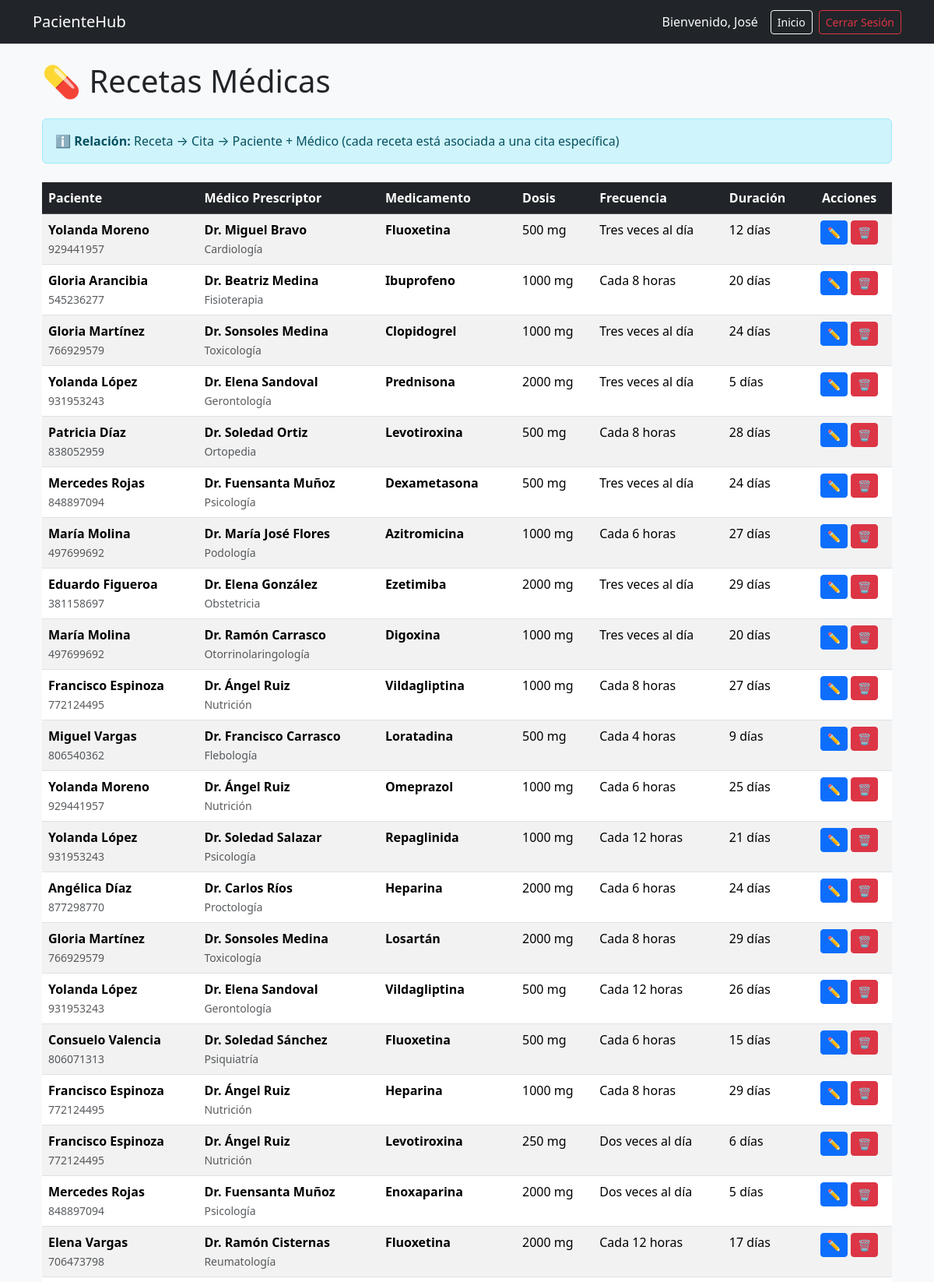
The app's page /receta/listar/ (signed in, upper part) with its own data.
### student/models.py (models this page shows, shortened)
class Paciente(AbstractUser):
    cedula = models.CharField(max_length=10, unique=True)
    telefono = models.CharField(max_length=10)
    fecha_nacimiento = models.DateField()
    direccion = models.TextField()
    email = models.EmailField(unique=True)
    first_name = models.CharField(max_length=150)
    last_name = models.CharField(max_length=150)
    slug = models.SlugField(unique=True, blank=True)

class Receta(models.Model):
    cita = models.ForeignKey(Cita, on_delete=models.CASCADE)
    medicamento = models.CharField(max_length=150)
    dosis = models.CharField(max_length=100)
    frecuencia = models.CharField(max_length=100)
    duracion = models.CharField(max_length=100)
    indicaciones = models.TextField(blank=True, null=True)
    slug = models.SlugField(unique=True, blank=True)

class Cita(models.Model):
    ESTADO_CHOICES = [
        ('pendiente', 'Pendiente'),
        ('confirmada', 'Confirmada'),
        ('realizada', 'Realizada'),
        ('cancelada', 'Cancelada'),
    ]
    paciente = models.ForeignKey(Paciente, on_delete=models.CASCADE)
    medico = models.ForeignKey(Medico, on_delete=models.CASCADE)
    fecha = models.DateTimeField()
    motivo = models.TextField()
    estado = models.CharField(max_length=20, choices=ESTADO_CHOICES, default='pendiente')
    notas = models.TextField(blank=True, null=True)
    slug = models.SlugField(unique=True, blank=True)
    class Meta:
        ordering = ['-fecha']

class Medico(models.Model):
    cedula = models.CharField(max_length=10, unique=True)
    nombre = models.CharField(max_length=100)
    apellido = models.CharField(max_length=100)
    especialidad = models.ForeignKey(Especialidad, on_delete=models.CASCADE)
    email = models.EmailField(unique=True)
    telefono = models.CharField(max_length=10)
    licencia = models.CharField(max_length=20, unique=True)
    slug = models.SlugField(unique=True, blank=True)

class Especialidad(models.Model):
    nombre = models.CharField(max_length=100, unique=True)
    descripcion = models.TextField(blank=True, null=True)
    slug = models.SlugField(unique=True, blank=True)
    class Meta:
        verbose_name_plural = "Especialidades"

### student/views.py (the view)
# urls.py: path("receta/listar/", views.listar_recetas, name="listar_recetas"),
@login_required(login_url='student:login')
def listar_recetas(request):
    recetas = Receta.objects.all()
    return render(request, 'receta/listar.html', {'recetas': recetas})

### student/templates/receta/listar.html (shortened to what this page needs)
{% extends "paciente/base.html" %}
{% block content %}
<div class="container mt-4">
  <h1 class="mb-4">💊 Recetas Médicas</h1>
  <div class="alert alert-info mb-4">
    <strong>ℹ️ Relación:</strong> Receta → Cita → Paciente + Médico (cada receta está asociada a una cita específica)
  </div>
  {% if recetas %}
  <div class="table-responsive">
    <table class="table table-hover table-striped">
      <thead class="table-dark">
        <tr>
          <th>Paciente</th>
          <th>Médico Prescriptor</th>
          <th>Medicamento</th>
          <th>Dosis</th>
          <th>Frecuencia</th>
          <th>Duración</th>
          <th class="text-center">Acciones</th>
        </tr>
      </thead>
      <tbody>
        {% for receta in recetas %}
        <tr>
          <td>
            <strong>{{ receta.cita.paciente.first_name }} {{ receta.cita.paciente.last_name }}</strong>
            <br><small class="text-muted">{{ receta.cita.paciente.cedula }}</small>
          </td>
          <td>
            <strong>Dr. {{ receta.cita.medico.nombre }} {{ receta.cita.medico.apellido }}</strong>
            <br><small class="text-muted">{{ receta.cita.medico.especialidad.nombre }}</small>
          </td>
          <td>
            <strong>{{ receta.medicamento }}</strong>
          </td>
          <td>{{ receta.dosis }}</td>
          <td>{{ receta.frecuencia }}</td>
          <td>{{ receta.duracion }}</td>
          <td class="text-center">
            <a class="btn btn-sm btn-primary" href="{% url 'student:editar_receta' receta.slug %}" title="Editar receta">✏️</a>
            <a class="btn btn-sm btn-danger" onclick="return confirm('¿Estás seguro de que deseas eliminar esta receta de {{ receta.medicamento }}?');" href="{% url 'student:eliminar_receta' receta.slug %}" title="Eliminar receta">🗑️</a>
          </td>
        </tr>
        {% endfor %}
      </tbody>
    </table>
  </div>
  {% else %}
  <div class="alert alert-warning text-center">
    <p>No hay recetas registradas aún. <a href="{% url 'student:crear_receta' %}">Crear una nueva receta</a></p>
  </div>
  {% endif %}
</div>
{% endblock %}

### student/templates/paciente/base.html (shortened to what this page needs)
<!doctype html>
<html lang="es">
<head>
  <link href="https://cdn.jsdelivr.net/npm/bootstrap@5.3.2/dist/css/bootstrap.min.css" rel="stylesheet">
</head>
<body class="bg-light">
<nav class="navbar navbar-dark bg-dark mb-4">
  <div class="container">
    <a class="navbar-brand" href="{% url 'student:inicio' %}">PacienteHub</a>
    <div class="d-flex align-items-center">
      <span class="navbar-text text-light me-3">
        Bienvenido, {{ user.first_name }}
      </span>
      <a class="btn btn-sm btn-outline-light me-2" href="{% url 'student:inicio' %}">Inicio</a>
      <a class="btn btn-sm btn-outline-danger" href="{% url 'student:logout' %}">Cerrar Sesión</a>
    </div>
  </div>
</nav>
<div class="container">
  {% block content %}{% endblock %}
</div>
</body>
</html>

### records on screen
Paciente: first_name "José"
Receta: cita.paciente.first_name "Yolanda", cita.paciente.last_name "Moreno", cita.paciente.cedula "929441957", cita.medico.nombre "Miguel", cita.medico.apellido "Bravo", cita.medico.especialidad.nombre "Cardiología", medicamento "Fluoxetina", dosis "500 mg", frecuencia "Tres veces al día", duracion "12 días"
Receta: cita.paciente.first_name "Gloria", cita.paciente.last_name "Arancibia", cita.paciente.cedula "545236277", cita.medico.nombre "Beatriz", cita.medico.apellido "Medina", cita.medico.especialidad.nombre "Fisioterapia", medicamento "Ibuprofeno", dosis "1000 mg", frecuencia "Cada 8 horas", duracion "20 días"
Receta: cita.paciente.first_name "Gloria", cita.paciente.last_name "Martínez", cita.paciente.cedula "766929579", cita.medico.nombre "Sonsoles", cita.medico.apellido "Medina", cita.medico.especialidad.nombre "Toxicología", medicamento "Clopidogrel", dosis "1000 mg", frecuencia "Tres veces al día", duracion "24 días"
Receta: cita.paciente.first_name "Yolanda", cita.paciente.last_name "López", cita.paciente.cedula "931953243", cita.medico.nombre "Elena", cita.medico.apellido "Sandoval", cita.medico.especialidad.nombre "Gerontología", medicamento "Prednisona", dosis "2000 mg", frecuencia "Tres veces al día", duracion "5 días"
Receta: cita.paciente.first_name "Patricia", cita.paciente.last_name "Díaz", cita.paciente.cedula "838052959", cita.medico.nombre "Soledad", cita.medico.apellido "Ortiz", cita.medico.especialidad.nombre "Ortopedia", medicamento "Levotiroxina", dosis "500 mg", frecuencia "Cada 8 horas", duracion "28 días"
Receta: cita.paciente.first_name "Mercedes", cita.paciente.last_name "Rojas", cita.paciente.cedula "848897094", cita.medico.nombre "Fuensanta", cita.medico.apellido "Muñoz", cita.medico.especialidad.nombre "Psicología", medicamento "Dexametasona", dosis "500 mg", frecuencia "Tres veces al día", duracion "24 días"
Receta: cita.paciente.first_name "María", cita.paciente.last_name "Molina", cita.paciente.cedula "497699692", cita.medico.nombre "María José", cita.medico.apellido "Flores", cita.medico.especialidad.nombre "Podología", medicamento "Azitromicina", dosis "1000 mg", frecuencia "Cada 6 horas", duracion "27 días"
Receta: cita.paciente.first_name "Eduardo", cita.paciente.last_name "Figueroa", cita.paciente.cedula "381158697", cita.medico.nombre "Elena", cita.medico.apellido "González", cita.medico.especialidad.nombre "Obstetricia", medicamento "Ezetimiba", dosis "2000 mg", frecuencia "Tres veces al día", duracion "29 días"
Receta: cita.paciente.first_name "María", cita.paciente.last_name "Molina", cita.paciente.cedula "497699692", cita.medico.nombre "Ramón", cita.medico.apellido "Carrasco", cita.medico.especialidad.nombre "Otorrinolaringología", medicamento "Digoxina", dosis "1000 mg", frecuencia "Tres veces al día", duracion "20 días"
Receta: cita.paciente.first_name "Francisco", cita.paciente.last_name "Espinoza", cita.paciente.cedula "772124495", cita.medico.nombre "Ángel", cita.medico.apellido "Ruiz", cita.medico.especialidad.nombre "Nutrición", medicamento "Vildagliptina", dosis "1000 mg", frecuencia "Cada 8 horas", duracion "27 días"
Receta: cita.paciente.first_name "Miguel", cita.paciente.last_name "Vargas", cita.paciente.cedula "806540362", cita.medico.nombre "Francisco", cita.medico.apellido "Carrasco", cita.medico.especialidad.nombre "Flebología", medicamento "Loratadina", dosis "500 mg", frecuencia "Cada 4 horas", duracion "9 días"
Receta: cita.paciente.first_name "Yolanda", cita.paciente.last_name "Moreno", cita.paciente.cedula "929441957", cita.medico.nombre "Ángel", cita.medico.apellido "Ruiz", cita.medico.especialidad.nombre "Nutrición", medicamento "Omeprazol", dosis "1000 mg", frecuencia "Cada 6 horas", duracion "25 días"
Receta: cita.paciente.first_name "Yolanda", cita.paciente.last_name "López", cita.paciente.cedula "931953243", cita.medico.nombre "Soledad", cita.medico.apellido "Salazar", cita.medico.especialidad.nombre "Psicología", medicamento "Repaglinida", dosis "1000 mg", frecuencia "Cada 12 horas", duracion "21 días"
Receta: cita.paciente.first_name "Angélica", cita.paciente.last_name "Díaz", cita.paciente.cedula "877298770", cita.medico.nombre "Carlos", cita.medico.apellido "Ríos", cita.medico.especialidad.nombre "Proctología", medicamento "Heparina", dosis "2000 mg", frecuencia "Cada 6 horas", duracion "24 días"
Receta: cita.paciente.first_name "Gloria", cita.paciente.last_name "Martínez", cita.paciente.cedula "766929579", cita.medico.nombre "Sonsoles", cita.medico.apellido "Medina", cita.medico.especialidad.nombre "Toxicología", medicamento "Losartán", dosis "2000 mg", frecuencia "Cada 8 horas", duracion "29 días"
Receta: cita.paciente.first_name "Yolanda", cita.paciente.last_name "López", cita.paciente.cedula "931953243", cita.medico.nombre "Elena", cita.medico.apellido "Sandoval", cita.medico.especialidad.nombre "Gerontología", medicamento "Vildagliptina", dosis "500 mg", frecuencia "Cada 12 horas", duracion "26 días"
Receta: cita.paciente.first_name "Consuelo", cita.paciente.last_name "Valencia", cita.paciente.cedula "806071313", cita.medico.nombre "Soledad", cita.medico.apellido "Sánchez", cita.medico.especialidad.nombre "Psiquiatría", medicamento "Fluoxetina", dosis "500 mg", frecuencia "Cada 6 horas", duracion "15 días"
Receta: cita.paciente.first_name "Francisco", cita.paciente.last_name "Espinoza", cita.paciente.cedula "772124495", cita.medico.nombre "Ángel", cita.medico.apellido "Ruiz", cita.medico.especialidad.nombre "Nutrición", medicamento "Heparina", dosis "1000 mg", frecuencia "Cada 8 horas", duracion "29 días"
Receta: cita.paciente.first_name "Francisco", cita.paciente.last_name "Espinoza", cita.paciente.cedula "772124495", cita.medico.nombre "Ángel", cita.medico.apellido "Ruiz", cita.medico.especialidad.nombre "Nutrición", medicamento "Levotiroxina", dosis "250 mg", frecuencia "Dos veces al día", duracion "6 días"
Receta: cita.paciente.first_name "Mercedes", cita.paciente.last_name "Rojas", cita.paciente.cedula "848897094", cita.medico.nombre "Fuensanta", cita.medico.apellido "Muñoz", cita.medico.especialidad.nombre "Psicología", medicamento "Enoxaparina", dosis "2000 mg", frecuencia "Dos veces al día", duracion "5 días"
Receta: cita.paciente.first_name "Elena", cita.paciente.last_name "Vargas", cita.paciente.cedula "706473798", cita.medico.nombre "Ramón", cita.medico.apellido "Cisternas", cita.medico.especialidad.nombre "Reumatología", medicamento "Fluoxetina", dosis "2000 mg", frecuencia "Cada 12 horas", duracion "17 días"
